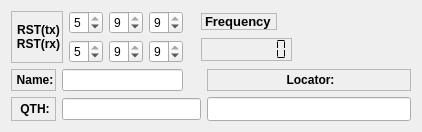
        <widget class="QWidget" name="qso">
         <attribute name="title">
          <string>QSO</string>
         </attribute>
         <layout class="QGridLayout" name="gridLayout">
          <item row="0" column="0" colspan="2">
           <layout class="QHBoxLayout">
            <item>
             <widget class="QLabel" name="textLabel1_2">
              <property name="frameShape">
               <enum>QFrame::StyledPanel</enum>
              </property>
              <property name="frameShadow">
               <enum>QFrame::Raised</enum>
              </property>
              <property name="text">
               <string>&lt;p align=&quot;center&quot;&gt;&lt;b&gt;RST(tx)&lt;br&gt;RST(rx)&lt;/b&gt;&lt;/p&gt;</string>
              </property>
              <property name="wordWrap">
               <bool>false</bool>
              </property>
             </widget>
            </item>
            <item>
             <layout class="QVBoxLayout">
              <item>
               <widget class="QSpinBox" name="RSendBox">
                <property name="toolTip">
                 <string>R value you give to the DX</string>
                </property>
                <property name="maximum">
                 <number>5</number>
                </property>
                <property name="value">
                 <number>5</number>
                </property>
               </widget>
              </item>
              <item>
               <widget class="QSpinBox" name="RRecBox">
                <property name="toolTip">
                 <string>R value you get from the DX</string>
                </property>
                <property name="maximum">
                 <number>5</number>
                </property>
                <property name="value">
                 <number>5</number>
                </property>
               </widget>
              </item>
             </layout>
            </item>
            <item>
             <layout class="QVBoxLayout">
              <item>
               <widget class="QSpinBox" name="SSendBox">
                <property name="toolTip">
                 <string>S value you give to the DX</string>
                </property>
                <property name="buttonSymbols">
                 <enum>QAbstractSpinBox::UpDownArrows</enum>
                </property>
                <property name="maximum">
                 <number>9</number>
                </property>
                <property name="value">
                 <number>9</number>
                </property>
               </widget>
              </item>
              <item>
               <widget class="QSpinBox" name="SRecBox">
                <property name="toolTip">
                 <string>S value you get from the DX</string>
                </property>
                <property name="maximum">
                 <number>9</number>
                </property>
                <property name="value">
                 <number>9</number>
                </property>
               </widget>
              </item>
             </layout>
            </item>
            <item>
             <layout class="QVBoxLayout">
              <item>
               <widget class="QSpinBox" name="TSendBox">
                <property name="toolTip">
                 <string>T value you give to the DX</string>
                </property>
                <property name="buttonSymbols">
                 <enum>QAbstractSpinBox::UpDownArrows</enum>
                </property>
                <property name="specialValueText">
                 <string/>
                </property>
                <property name="maximum">
                 <number>9</number>
                </property>
                <property name="value">
                 <number>9</number>
                </property>
               </widget>
              </item>
              <item>
               <widget class="QSpinBox" name="TRecBox">
                <property name="toolTip">
                 <string>T value you get from the DX</string>
                </property>
                <property name="maximum">
                 <number>9</number>
                </property>
                <property name="value">
                 <number>9</number>
                </property>
               </widget>
              </item>
             </layout>
            </item>
           </layout>
          </item>
          <item row="0" column="4" colspan="2">
           <layout class="QVBoxLayout" name="verticalLayout_4">
            <item>
             <widget class="QLabel" name="frequencyTextLabel">
              <property name="sizePolicy">
               <sizepolicy hsizetype="Fixed" vsizetype="Fixed">
                <horstretch>0</horstretch>
                <verstretch>0</verstretch>
               </sizepolicy>
              </property>
              <property name="font">
               <font>
                <pointsize>10</pointsize>
                <weight>75</weight>
                <bold>true</bold>
               </font>
              </property>
              <property name="frameShape">
               <enum>QFrame::StyledPanel</enum>
              </property>
              <property name="frameShadow">
               <enum>QFrame::Raised</enum>
              </property>
              <property name="text">
               <string>Frequency</string>
              </property>
              <property name="wordWrap">
               <bool>false</bool>
              </property>
             </widget>
            </item>
            <item>
             <widget class="QLCDNumber" name="freqlCDNumber">
              <property name="sizePolicy">
               <sizepolicy hsizetype="Fixed" vsizetype="Fixed">
                <horstretch>0</horstretch>
                <verstretch>0</verstretch>
               </sizepolicy>
              </property>
              <property name="toolTip">
               <string>Shows the frecuency of the transceiver when hamlib is activated</string>
              </property>
              <property name="frameShape">
               <enum>QFrame::StyledPanel</enum>
              </property>
              <property name="frameShadow">
               <enum>QFrame::Raised</enum>
              </property>
              <property name="numDigits">
               <number>8</number>
              </property>
              <property name="segmentStyle">
               <enum>QLCDNumber::Flat</enum>
              </property>
             </widget>
            </item>
           </layout>
          </item>
          <item row="1" column="2" colspan="2">
           <layout class="QVBoxLayout" name="verticalLayout_3"/>
          </item>
          <item row="2" column="0">
           <widget class="QLabel" name="textLabel1_8_2">
            <property name="frameShape">
             <enum>QFrame::StyledPanel</enum>
            </property>
            <property name="frameShadow">
             <enum>QFrame::Raised</enum>
            </property>
            <property name="text">
             <string>&lt;p align=&quot;center&quot;&gt;&lt;b&gt;Name:&lt;/b&gt;&lt;/p&gt;</string>
            </property>
            <property name="wordWrap">
             <bool>false</bool>
            </property>
           </widget>
          </item>
          <item row="2" column="1">
           <widget class="QLineEdit" name="namekLineEdit">
            <property name="toolTip">
             <string>DX's operator's name</string>
            </property>
            <property name="text">
             <string/>
            </property>
           </widget>
          </item>
          <item row="2" column="2">
           <layout class="QHBoxLayout" name="horizontalLayout"/>
          </item>
          <item row="2" column="5">
           <widget class="QLabel" name="textLabel2_6_3">
            <property name="frameShape">
             <enum>QFrame::StyledPanel</enum>
            </property>
            <property name="frameShadow">
             <enum>QFrame::Raised</enum>
            </property>
            <property name="text">
             <string>&lt;!DOCTYPE HTML PUBLIC &quot;-//W3C//DTD HTML 4.0//EN&quot; &quot;http://www.w3.org/TR/REC-html40/strict.dtd&quot;&gt;
&lt;html&gt;&lt;head&gt;&lt;meta name=&quot;qrichtext&quot; content=&quot;1&quot; /&gt;&lt;style type=&quot;text/css&quot;&gt;
p, li { white-space: pre-wrap; }
&lt;/style&gt;&lt;/head&gt;&lt;body style=&quot; font-family:'Sans Serif'; font-size:9pt; font-weight:400; font-style:normal;&quot;&gt;
&lt;p align=&quot;center&quot; style=&quot; margin-top:12px; margin-bottom:12px; margin-left:0px; margin-right:0px; -qt-block-indent:0; text-indent:0px;&quot;&gt;&lt;span style=&quot; font-weight:600;&quot;&gt;Locator:&lt;/span&gt;&lt;/p&gt;&lt;/body&gt;&lt;/html&gt;</string>
            </property>
            <property name="wordWrap">
             <bool>false</bool>
            </property>
           </widget>
          </item>
          <item row="3" column="0">
           <widget class="QLabel" name="textLabel2_6_2">
            <property name="frameShape">
             <enum>QFrame::StyledPanel</enum>
            </property>
            <property name="frameShadow">
             <enum>QFrame::Raised</enum>
            </property>
            <property name="text">
             <string>&lt;!DOCTYPE HTML PUBLIC &quot;-//W3C//DTD HTML 4.0//EN&quot; &quot;http://www.w3.org/TR/REC-html40/strict.dtd&quot;&gt;
&lt;html&gt;&lt;head&gt;&lt;meta name=&quot;qrichtext&quot; content=&quot;1&quot; /&gt;&lt;style type=&quot;text/css&quot;&gt;
p, li { white-space: pre-wrap; }
&lt;/style&gt;&lt;/head&gt;&lt;body style=&quot; font-family:'Sans Serif'; font-size:9pt; font-weight:400; font-style:normal;&quot;&gt;
&lt;p align=&quot;center&quot; style=&quot; margin-top:12px; margin-bottom:12px; margin-left:0px; margin-right:0px; -qt-block-indent:0; text-indent:0px;&quot;&gt;&lt;span style=&quot; font-weight:600;&quot;&gt;QTH:&lt;/span&gt;&lt;/p&gt;&lt;/body&gt;&lt;/html&gt;</string>
            </property>
            <property name="wordWrap">
             <bool>false</bool>
            </property>
           </widget>
          </item>
          <item row="3" column="1" colspan="4">
           <widget class="QLineEdit" name="qthkLineEdit">
            <property name="toolTip">
             <string>DX's QTH (City, town)</string>
            </property>
           </widget>
          </item>
          <item row="3" column="5">
           <widget class="QLineEdit" name="locatorLineEdit">
            <property name="minimumSize">
             <size>
              <width>204</width>
              <height>24</height>
             </size>
            </property>
            <property name="toolTip">
             <string>The DX locator (like IN80EK)</string>
            </property>
            <property name="maxLength">
             <number>6</number>
            </property>
           </widget>
          </item>
          <item row="4" column="2" colspan="3">
           <layout class="QVBoxLayout" name="verticalLayout_2"/>
          </item>
         </layout>
        </widget>
